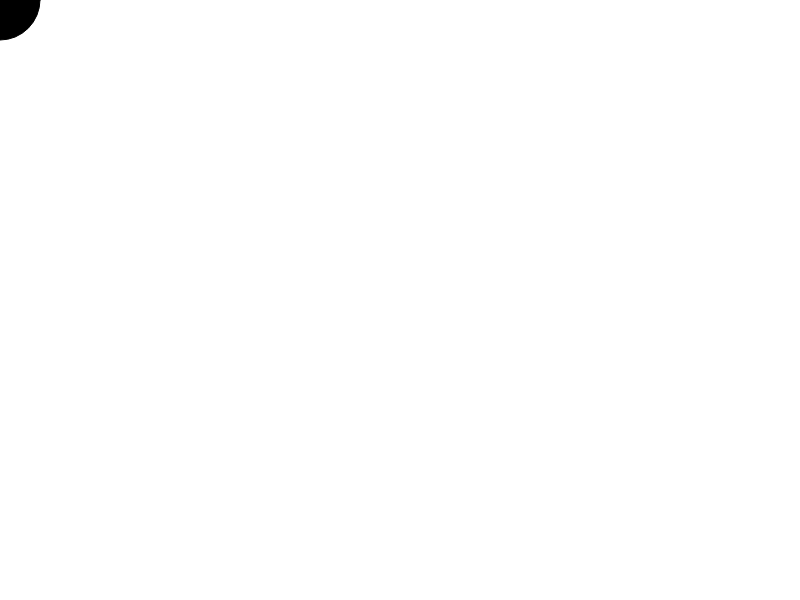
Frame 1 (no input)
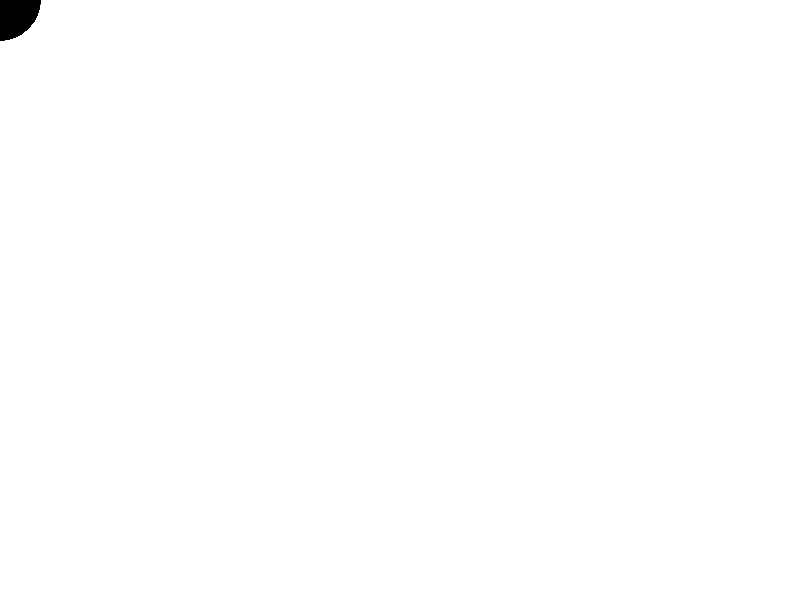
Frame 60 (no input)
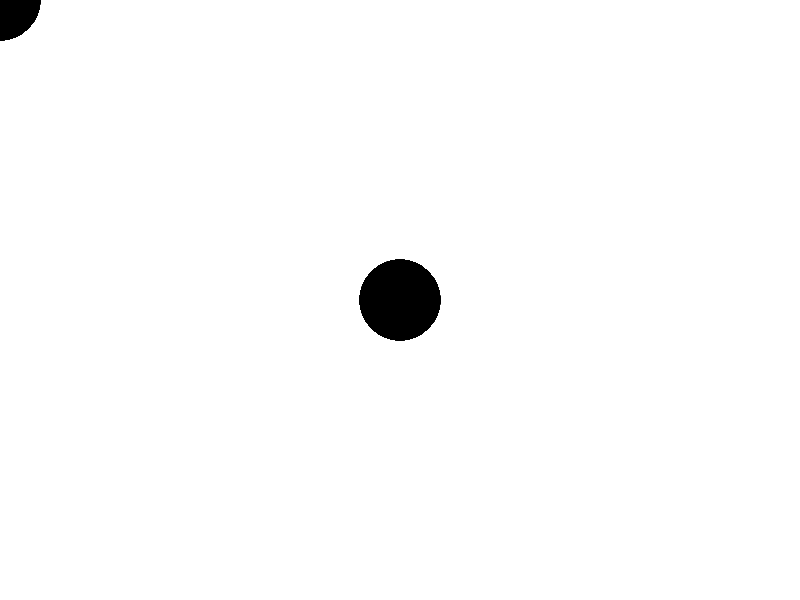
Frame 120 (the mouse pressed at the canvas centre since frame 60)

The p5.js sketch that drew these frames (run headless with seeded random() and noise() and a simulated clock; from frame 60 on, the mouse is pressed at the canvas centre):

// p5.js sketch
// ── sketch.js
function setup() {
  createCanvas(800, 600);
}

function draw() {
  fill(0);
  ellipse(mouseX, mouseY, 80, 80);
}
